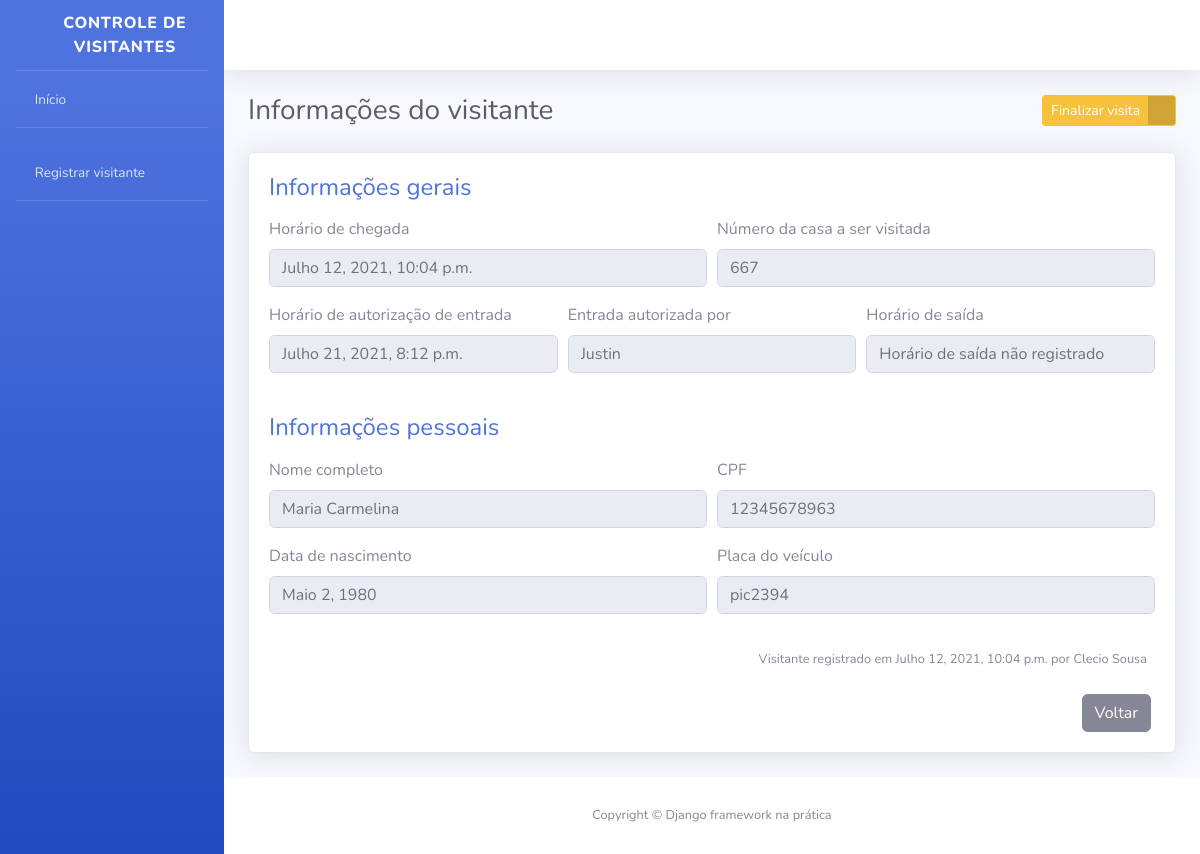
Page /informacao-visitante/3/ on the committed database.
### visitantes/models.py (models this page shows, shortened)
class Visitante(models.Model):
    STATUS_VISITANTE =[
        ("AGUARDANDO", "Aguardando autorização"),
        ("EM_VISITA", "Em visita"),
        ("FINALIZADO", "Visita finalizada")
    ]
    status = models.CharField(
        verbose_name="Status",
        max_length=10,
        choices=STATUS_VISITANTE,
        default="AGUARDANDO"
    )
    nome_completo = models.CharField(
        verbose_name="Nome completo",
        max_length=194
    )
    cpf = models.CharField(
        verbose_name="CPF",
        max_length=11
    )
    data_nascimento = models.DateField(
        verbose_name="Data de nascimento",
        auto_now=False,
        auto_now_add=False
    )
    numero_casa = models.PositiveSmallIntegerField(
        verbose_name="Numero da casa"
    )
    placa_veiculo = models.CharField(
        verbose_name="Placa do veículo",
        max_length=7,
        blank=True,
        null=True
    )
    horario_chegada = models.DateTimeField(
        verbose_name="Horário de chegada na portaria",
        auto_now_add=True, #registra a hora automaticamente
    )
    horario_saida = models.DateTimeField(
        verbose_name= " Horário de saída do condomínio",
        auto_now=False,
        blank=True,
        null=True
    )
    horario_autorizacao = models.DateTimeField(
        verbose_name="Horário de autorização de entrada",
        auto_now=False,
        blank=True,
        null=True
    )
    morador_responsavel = models.CharField(
        verbose_name="Morador responsável pela autorização",
        max_length=194,
        blank=True
    )
    registrado_por = models.ForeignKey(
        "porteiros.Porteiro",
        verbose_name="Porteiro responsável",
        on_delete=models.PROTECT,
    )
    def get_horario_saida(self):
        if self.horario_saida:
            return self.horario_saida
        return "Horário de saída não registrado"
    def get_horario_autorizacao(self):
        if self.horario_autorizacao:
            return self.horario_autorizacao
        return "Visitante aguardando autorização"
    def get_morador_responsavel(self):
        if self.morador_responsavel:
            return self.morador_responsavel
        return "Visitante aguardando autorização"
    def get_placa_veiculo(self):
        if self.placa_veiculo:
            return self.placa_veiculo
        return "Veículo não cadastrado"
    class Meta:
        verbose_name = "Visitante"
        verbose_name_plural = "Visitantes"
        db_table = "visitante"

### porteiros/models.py (models this page shows)
class Porteiro(models.Model):
    usuario = models.OneToOneField(
        "usuarios.Usuario", #aplicativo.Nome_da_classe
        verbose_name="Usuário",
        on_delete=models.PROTECT #impede que o registro do objeto seja excluido
    )
    nome_completo = models.CharField(
        verbose_name="Nome completo",
        max_length=194,
    )
    cpf = models.CharField(
        verbose_name="CPF",
        max_length=11,
    )
    telefone = models.CharField(
        verbose_name="Telefone de contato",
        max_length=11
    )
    data_nascimento = models.DateField(
        verbose_name="Data de nascimento",
        auto_now=False, #atualizar o valor sempre que atualizar as informacoes do objeto(porteiro)
        auto_now_add=False #utilizar data atual como registro no BD
    )
    class Meta: #classes e metodos que acompanha todos os modelos do django
        verbose_name = "Porteiro"
        verbose_name_plural = "Porteiros"
        db_table = "porteiro"
    def __str__(self):
        return self.nome_completo

### visitantes/views.py (the view, shortened to what this page needs)
def informacoes_visitante(request, id):
    visitante = get_object_or_404(
        Visitante,
        id=id
    )
    form = AutorizaVisitanteForm()
    context = {
        "visitante": visitante,
        "nome_pagina": "Informações do visitante",
        "form": form
    }
    return render(request, "informacoes_visitante.html", context)

### visitantes/forms.py
class AutorizaVisitanteForm(forms.ModelForm):
    morador_responsavel = forms.CharField(required=True)
    class Meta:
        model = Visitante
        fields =[
            "morador_responsavel"
        ]
        error_messages ={
            "morador_responsavel": {
                "required":"Por favor, informe o nome do morador responsável por autorizar a entrada do visitante"
            }
        }
        """"
        CAMPOS SELECIONADOS

        fields = (
            "nome_completo", "cpf","data_nascimento",
            "numero_casa", "placa_veiculo"
        )
        """

### templates/informacoes_visitante.html (shortened to what this page needs)
{% extends "base.html" %}
{% load widget_tweaks %}
{% block conteudo %}
<div class="container">
    <div class="d-sm-flex align-items-center justify-content-between mb-4">
        <h1 class="h3 mb-0 text-gray-800">{{ nome_pagina }}</h1>
        <div>
             {% if visitante.status == "EM_VISITA" %}
            <a href ="#" class="btn btn-warning btn-icon-split btn-sm" data-toggle="modal" data-target="#modal2">
                <span class=text>Finalizar visita</span>
                <span class="icon text-white-50">
                    <i class="fas fa-door-open"></i>
                </span>
            </a>
            {% endif %}
        </div>
    </div>
    <div class="card shadow mb-4">
        <div class="card-body">
            <h4 class="mb-3 text-primary">
                Informações gerais
            </h4>
            <form>
                <div class="form-row">
                    <div class="form-group col-md-6">
                        <label>Horário de chegada</label>
                        <input type="text" class="form-control" value="{{ visitante.horario_chegada }}" disabled>
                    </div>
                    <div class="form-group col-md-6">
                        <label>Número da casa a ser visitada</label>
                        <input type="text" class="form-control" value="{{ visitante.numero_casa }}" disabled>
                    </div>
                </div>
                <div class="form-row">
                    <div class="form-group col-md-4">
                        <label>Horário de autorização de entrada</label>
                        <input type="text" class="form-control" value="{{ visitante.get_horario_autorizacao }}" disabled>
                    </div>
                    <div class="form-group col-md-4">
                        <label>Entrada autorizada por</label>
                        <input type="text" class="form-control" value="{{ visitante.get_morador_responsavel }}" disabled>
                    </div>
                    <div class="form-group col-md-4">
                        <label>Horário de saída</label>
                        <input type="text" class="form-control" value="{{ visitante.get_horario_saida }}" disabled>
                    </div>
                </div>
            </form>
            <h4 class="mb-3 mt-4 text-primary">
                Informações pessoais
            </h4>
            <form>
                <div class="form-row">
                    <div class="form-group col-md-6">
                        <label>Nome completo</label>
                        <input type="text" class="form-control" value="{{ visitante.nome_completo }}" disabled>
                    </div>
                    <div class="form-group col-md-6">
                        <label>CPF</label>
                        <input type="text" class="form-control" value="{{ visitante.cpf }}" disabled>
                    </div>
                </div>
                <div class="form-row">
                    <div class="form-group col-md-6">
                        <label>Data de nascimento</label>
                        <input type="text" class="form-control" value="{{ visitante.data_nascimento }}" disabled>
                    </div>
                    <div class="form-group col-md-6">
                        <label>Placa do veículo</label>
                        <input type="text" class="form-control" value="{{ visitante.get_placa_veiculo }}" disabled>
                    </div>
                </div>
            </form>
            <p class="mr-2 mt-3 mb-4 text-right">
                <small>
                    Visitante registrado em {{ visitante.horario_chegada }} por {{ visitante.registrado_por }}
                </small>
            </p>
            <div class="mr-1 text-right">
                <a href="{% url 'index' %}" class="btn btn-secondary text-white" type="button">
                    <span class="text">Voltar</span>
                </a>
            </div>
        </div>
    </div>
</div>
{% endblock %}

### rows in the picture
Visitante: horario_chegada "Julho 12, 2021, 10:04 p.m.", numero_casa "667", get_horario_autorizacao "Julho 21, 2021, 8:12 p.m.", get_morador_responsavel "Justin", get_horario_saida "Horário de saída não registrado", nome_completo "Maria Carmelina", cpf "12345678963", data_nascimento "Maio 2, 1980", get_placa_veiculo "pic2394", registrado_por "Clecio Sousa"

### other values in the picture
{{ nome_pagina }} "Informações do visitante"
